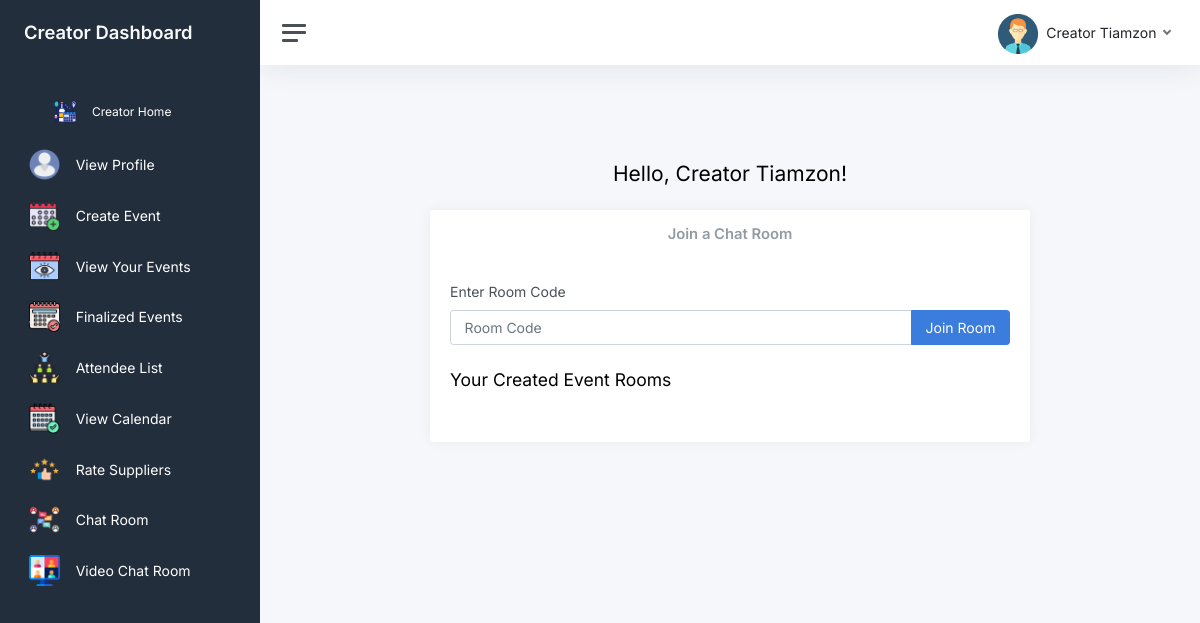
/join_room (signed in), run on an earlier commit of the app's database.
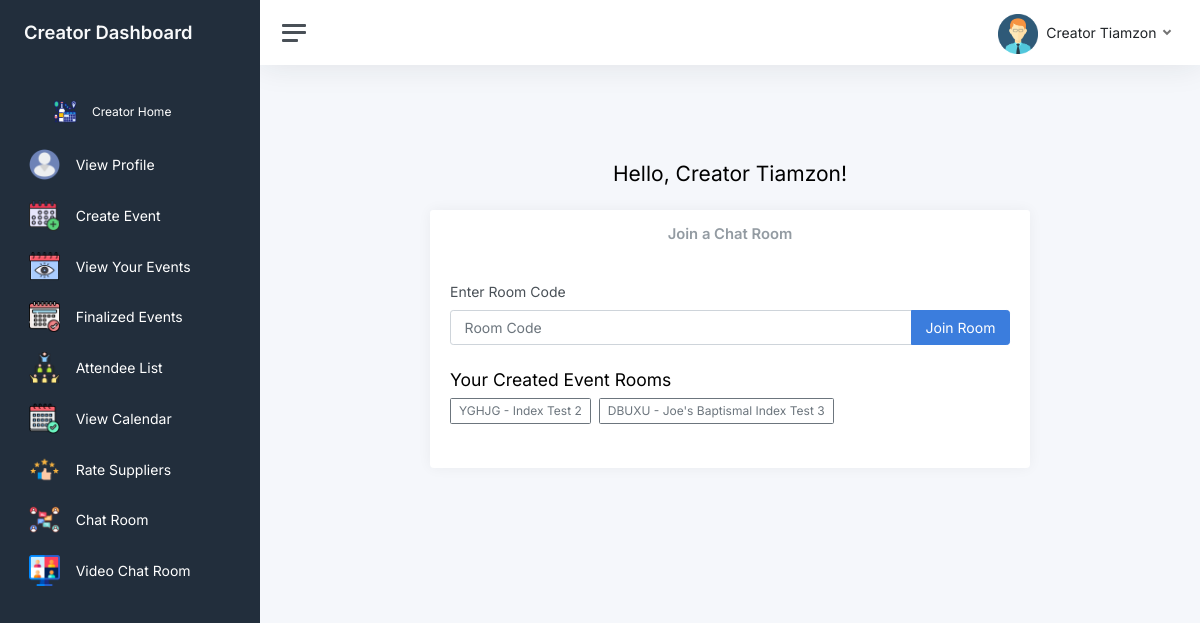
And on a later commit of the database.
### website/models.py (models this page shows)
class Event_records12(db.Model):
    id = db.Column(db.Integer, primary_key=True)
    event_name = db.Column(db.String)
    event_desc = db.Column(db.String)
    event_type = db.Column(db.String)
    event_privacy = db.Column(db.String)
    data1 = db.Column(db.String)
    room_code = db.Column(db.String)
    date_created = db.Column(db.DateTime(timezone=True), default=func.now())
    creator_id = db.Column(db.Integer, db.ForeignKey('users9.id'))  # Link to the user who created it
    rsvp_attendees = db.Column(db.String, index=True, default='')
    invited_attendees = db.Column(db.String, index=True, default='')
    max_attendee_num = db.Column(db.Integer)
    start_date = db.Column(db.DateTime)
    end_date = db.Column(db.DateTime)
    total_cost = db.Column(db.Float)  # New column to store the total cost of the event
    supplier_hired_status = db.Column(db.String, nullable=True)  # New field to store hire status as JSON
    image_path = db.Column(db.String)

### website/views_creator.py (the view, shortened to what this page needs)
@views_creator.route("/join_room", methods=["POST", "GET"])
@login_required
def join_room_view():
    session.clear()
    created_events = Event_records12.query.filter_by(creator_id=current_user.id).all()
    client_attend = Client_Attend_Events3.query.filter_by(client_id=current_user.id).all()
    return render_template("join_room.html", user=current_user, role=current_user.role, created_events=created_events, client_attend=client_attend, name=current_user.fullname)

### website/templates/join_room.html (shortened to what the changed rows need)
{% extends "base.html" %} {% block title %}Join Chat Room{% endblock %} {%
block head %}
<link href="css/app.css" rel="stylesheet" />
{% endblock %} {% block content %}
<div class="main">
  <main class="content">
    <div class="container py-5">
      <h1 class="h3 text-center mb-4">Hello, {{ name }}!</h1>
      <div class="card mx-auto" style="max-width: 600px;">
        <div class="card-body">
          <form method="post" id="joinRoomForm">
            {% if role == "Event Creator" %}
            <div class="mb-4">
              <div class="d-flex flex-wrap gap-2">
                {% for event in created_events %}
                <button
                  type="button"
                  class="btn btn-outline-secondary btn-sm"
                  onclick="fillRoomCode('{{ event.room_code }}')"
                >
                  {{ event.room_code }} - {{ event.event_name }}
                </button>
                {% endfor %}
              </div>
            </div>
            {% endif %}
          </form>
        </div>
      </div>
    </div>
  </main>
</div>
{% endblock %}

What changed in the data, as far as the page shows it:
added Event_records12: room_code "YGHJG", event_name "Index Test 2"
added Event_records12: room_code "DBUXU", event_name "Joe's Baptismal Index Test 3"
